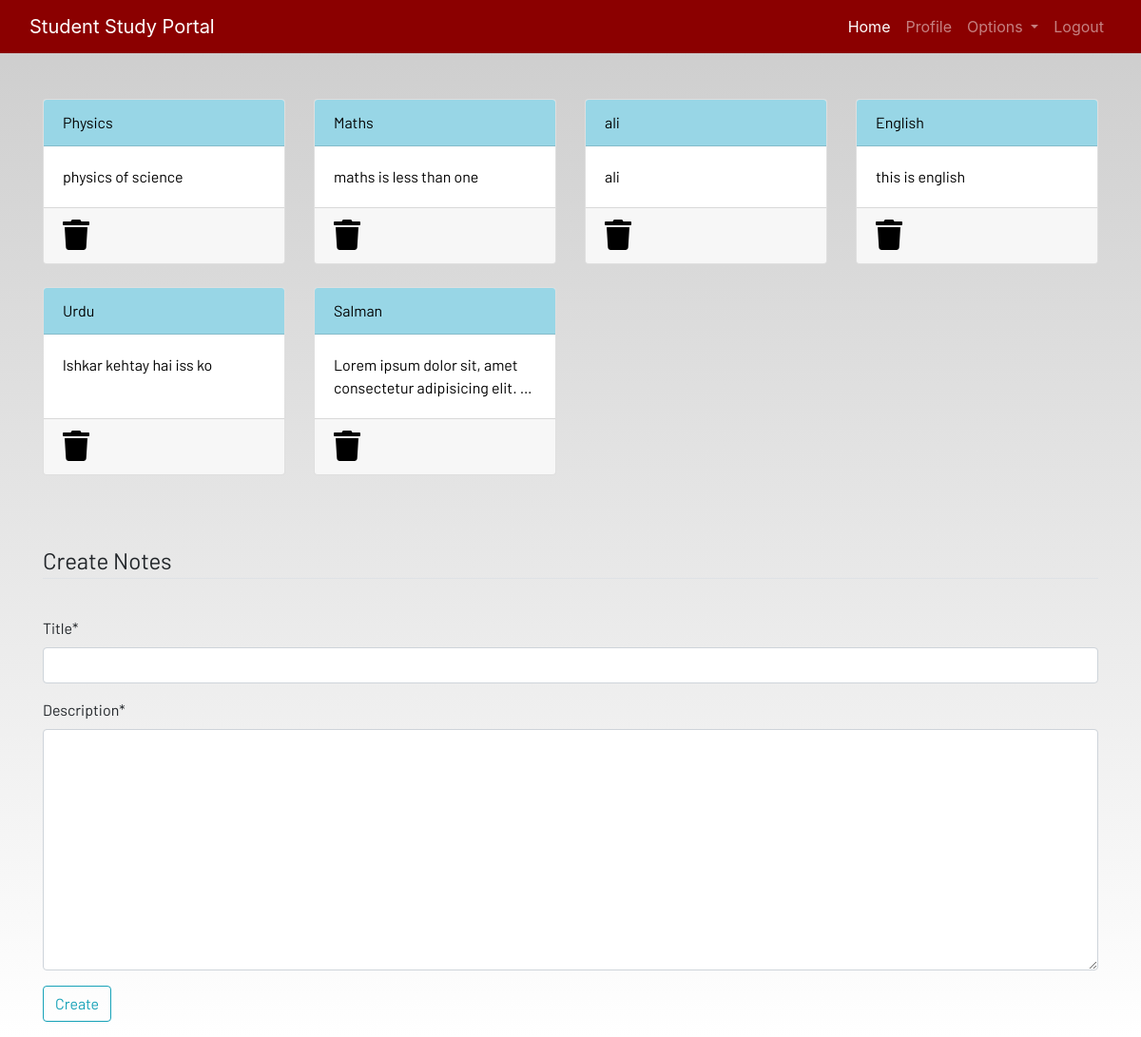
Screenshot of /notes/ (signed in) with the database file from the repository.
### dashboard/models.py (models this page shows, shortened)
class Notes(models.Model):
    user=models.ForeignKey(User,on_delete=models.CASCADE)
    title=models.CharField(max_length=50)
    description=models.TextField()

### dashboard/views.py (the view)
# urls.py: path('notes/',views.notes,name='notes'),
@login_required
def notes(request):
    if request.method=='POST':
        form=NotesForm(request.POST)
        if form.is_valid():
            notes=Notes(user=request.user,title=request.POST['title'],description=request.POST['description'])
            notes.save()
        messages.success(request,f'Notes added Successfully by {request.user.username} !')
    form=NotesForm()
    notes=Notes.objects.filter(user=request.user)
    return render(request,'dashboard/notes.html',{'notes':notes,'form':form})

### dashboard/forms.py
class NotesForm(forms.ModelForm):
    class Meta:
        model=Notes
        fields=['title','description']

### dashboard/templates/dashboard/notes.html
{% extends 'dashboard/base.html' %}
{% load static %}
{% block content %}
{%load crispy_forms_tags%}
<div class="container">
    <div class="row">
        {% for note in notes %}
        <div class="col-md-3 mb-4">
            <a href="{%url 'noteDetail' note.id%}">
                <div class="card">
                    <div class="card-header">{{note.title}}</div>
                    <div class="card-body">{{note.description|truncatewords:8}}</div>
                    <div class="card-footer mt-auto "><a href="{%url 'deleteNote' note.id%}">
                        <i class="fa fa-trash fa-2x"></i></a>
                    </div>
                </div>
            </a>
        </div>
        {% endfor %}
        <br><br>
    </div>
</div>
<br><br>
<div class="container">
    <form method="POST">{% csrf_token %}
        <fieldset class="form-group">
            <legend class="border-bottom mb-4">Create Notes</legend>
        </fieldset>
        {{form|crispy}}
        <div class="form-group">
            <button href="" class="btn btn-outline-info" type="submit">
                Create
            </button>
        </div>
    </form>
</div>
{% endblock content %}

### dashboard/templates/dashboard/base.html (shortened to what this page needs)
<!DOCTYPE html>
{% load static %}
<html lang="en">
<head>
  <link rel="stylesheet" href="https://stackpath.bootstrapcdn.com/bootstrap/4.3.1/css/bootstrap.min.css"
 />
  <link rel="stylesheet" href="https://use.fontawesome.com/releases/v5.7.2/css/all.css"
 />
  <link rel="stylesheet" href="{% static 'dashboard/css/main.css' %}" />
</head>
<body>
  <header>
    <nav class="navbar navbar-expand-lg navbar-dark bg-dark">
      <div class="container-fluid">
        <a class="navbar-brand" href="{%url 'home'%}">Student Study Portal</a>
        <div class="collapse navbar-collapse justify-content-end" id="navbarSupportedContent">
          <ul class="navbar-nav mb-2 mb-lg-0">
            <li class="nav-item">
              <a class="nav-link active" aria-current="page" href="/">Home</a>
            </li>
            <li class="nav-item">
              <a class="nav-link" href="{%url 'profile'%}">Profile</a>
            </li>
            <li class="nav-item dropdown">
              <a class="nav-link dropdown-toggle" href="#" id="navbarDropdown" role="button" data-toggle="dropdown"
                aria-haspopup="true" aria-expanded="false">
                Options
              </a>
            </li>
            <li class="nav-item">
              <a class="nav-link" href="{%url 'logout'%}">Logout</a>
            </li>
          </ul>
        </div>
      </div>
    </nav>
  </header>
  <br><br>
  <main>
    {% block content %}
    {% endblock content %}
  </main>
</body>
</html>

### dashboard/static/dashboard/css/main.css (style rules this page uses)
html { scroll-behavior: smooth; height: 100%; width: 100%; }
main { font-family: Barlow, Quicksand, Rubik, sans-serif, serif, 'Times New Roman', Times, serif !important; }
.navbar { background-color: rgb(139, 0, 0) !important; }
a { text-decoration: none !important; color: black; }
.card-header { color: black !important; background: rgb(152, 214, 230) !important; transition: 0.3s ease-in; }
html, body { max-width: 100%; overflow-x: hidden; height: 100%; width: 100%; }
body { background: linear-gradient(rgba(0, 0, 0, 0.2), rgba(255, 255, 255, 0.5)); overflow-x: hidden; background-repeat: no-repeat; }
.card-header { background-color: rgb(255, 255, 255); }
.col-md-3 .card { width: 100%; height: 100%; }
.fa { color: black; }

### rows the page displays
Notes: title "Physics", description "physics of science"
Notes: title "Maths", description "maths is less than one"
Notes: title "ali", description "ali"
Notes: title "English", description "this is english"
Notes: title "Urdu", description "lshkar kehtay hai iss ko"
Notes: title "Salman", description "Lorem ipsum dolor sit, amet consectetur adipisicing elit. …"
